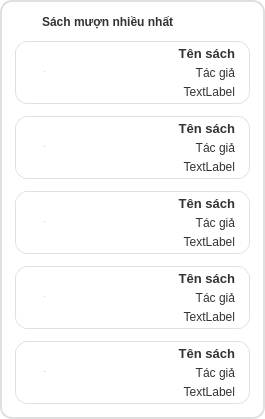
                 <widget class="QWidget" name="verticalWidget_8" native="true">
                  <property name="minimumSize">
                   <size>
                    <width>0</width>
                    <height>0</height>
                   </size>
                  </property>
                  <property name="maximumSize">
                   <size>
                    <width>16777215</width>
                    <height>16777215</height>
                   </size>
                  </property>
                  <property name="styleSheet">
                   <string notr="true">QWidget{background-color: #ffffff;
border: 2px solid #E0E0E0;
border-radius: 12px;
}
QLabel{
	border: 0px solid #E0E0E0;
border: 0px;
color: #333333;

}
QPushButton{
border: 0px;
color: #333333;
}</string>
                  </property>
                  <layout class="QVBoxLayout" name="verticalLayout_46">
                   <property name="spacing">
                    <number>12</number>
                   </property>
                   <property name="leftMargin">
                    <number>15</number>
                   </property>
                   <property name="topMargin">
                    <number>15</number>
                   </property>
                   <property name="rightMargin">
                    <number>15</number>
                   </property>
                   <property name="bottomMargin">
                    <number>15</number>
                   </property>
                   <item>
                    <layout class="QHBoxLayout" name="horizontalLayout_46">
                     <property name="spacing">
                      <number>7</number>
                     </property>
                     <item>
                      <widget class="QPushButton" name="pushButton_5">
                       <property name="maximumSize">
                        <size>
                         <width>20</width>
                         <height>16777215</height>
                        </size>
                       </property>
                       <property name="styleSheet">
                        <string notr="true">border: 0px;</string>
                       </property>
                       <property name="text">
                        <string/>
                       </property>
                       <property name="icon">
                        <iconset resource="resource.qrc">
                         <normaloff>:/icons/icons_/filter.png</normaloff>:/icons/icons_/filter.png</iconset>
                       </property>
                      </widget>
                     </item>
                     <item>
                      <widget class="QLabel" name="label_33">
                       <property name="maximumSize">
                        <size>
                         <width>16777215</width>
                         <height>40</height>
                        </size>
                       </property>
                       <property name="baseSize">
                        <size>
                         <width>0</width>
                         <height>0</height>
                        </size>
                       </property>
                       <property name="font">
                        <font>
                         <family>Segoe UI</family>
                         <bold>true</bold>
                        </font>
                       </property>
                       <property name="styleSheet">
                        <string notr="true">color: #333;</string>
                       </property>
                       <property name="text">
                        <string>Sách mượn nhiều nhất</string>
                       </property>
                      </widget>
                     </item>
                    </layout>
                   </item>
                   <item>
                    <widget class="QWidget" name="muon_nhieu" native="true">
                     <property name="styleSheet">
                      <string notr="true">QWidget{background-color: #ffffff;
border: 1px solid #E0E0E0;
border-radius: 12px;
}
QLabel{
	border: 0px solid #E0E0E0;
}</string>
                     </property>
                     <layout class="QHBoxLayout" name="horizontalLayout_47" stretch="0,1">
                      <property name="spacing">
                       <number>5</number>
                      </property>
                      <property name="leftMargin">
                       <number>5</number>
                      </property>
                      <property name="topMargin">
                       <number>5</number>
                      </property>
                      <property name="rightMargin">
                       <number>5</number>
                      </property>
                      <property name="bottomMargin">
                       <number>5</number>
                      </property>
                      <item>
                       <widget class="QPushButton" name="pushButton_13">
                        <property name="minimumSize">
                         <size>
                          <width>50</width>
                          <height>50</height>
                         </size>
                        </property>
                        <property name="font">
                         <font>
                          <family>Segoe UI</family>
                          <pointsize>-1</pointsize>
                          <bold>true</bold>
                         </font>
                        </property>
                        <property name="styleSheet">
                         <string notr="true">border: 0px;</string>
                        </property>
                        <property name="text">
                         <string>1</string>
                        </property>
                       </widget>
                      </item>
                      <item>
                       <layout class="QVBoxLayout" name="verticalLayout_48">
                        <property name="rightMargin">
                         <number>10</number>
                        </property>
                        <item>
                         <widget class="QLabel" name="sach_muon_nhieu">
                          <property name="sizePolicy">
                           <sizepolicy hsizetype="Preferred" vsizetype="Preferred">
                            <horstretch>0</horstretch>
                            <verstretch>0</verstretch>
                           </sizepolicy>
                          </property>
                          <property name="minimumSize">
                           <size>
                            <width>160</width>
                            <height>0</height>
                           </size>
                          </property>
                          <property name="maximumSize">
                           <size>
                            <width>16777215</width>
                            <height>16777215</height>
                           </size>
                          </property>
                          <property name="font">
                           <font>
                            <family>Segoe UI</family>
                            <pointsize>10</pointsize>
                            <bold>true</bold>
                           </font>
                          </property>
                          <property name="text">
                           <string>Tên sách</string>
                          </property>
                          <property name="alignment">
                           <set>Qt::AlignmentFlag::AlignRight|Qt::AlignmentFlag::AlignTrailing|Qt::AlignmentFlag::AlignVCenter</set>
                          </property>
                         </widget>
                        </item>
                        <item>
                         <widget class="QLabel" name="tac_gia_muon_nhieu">
                          <property name="maximumSize">
                           <size>
                            <width>16777215</width>
                            <height>16777215</height>
                           </size>
                          </property>
                          <property name="text">
                           <string>Tác giả</string>
                          </property>
                          <property name="alignment">
                           <set>Qt::AlignmentFlag::AlignRight|Qt::AlignmentFlag::AlignTrailing|Qt::AlignmentFlag::AlignVCenter</set>
                          </property>
                         </widget>
                        </item>
                        <item>
                         <widget class="QLabel" name="muon_nhieu_info">
                          <property name="minimumSize">
                           <size>
                            <width>160</width>
                            <height>0</height>
                           </size>
                          </property>
                          <property name="maximumSize">
                           <size>
                            <width>16777215</width>
                            <height>16777215</height>
                           </size>
                          </property>
                          <property name="text">
                           <string>TextLabel</string>
                          </property>
                          <property name="alignment">
                           <set>Qt::AlignmentFlag::AlignRight|Qt::AlignmentFlag::AlignTrailing|Qt::AlignmentFlag::AlignVCenter</set>
                          </property>
                         </widget>
                        </item>
                       </layout>
                      </item>
                     </layout>
                    </widget>
                   </item>
                   <item>
                    <widget class="QWidget" name="muon_nhieu_2" native="true">
                     <property name="styleSheet">
                      <string notr="true">QWidget{background-color: #ffffff;
border: 1px solid #E0E0E0;
border-radius: 12px;
}
QLabel{
	border: 0px solid #E0E0E0;
}</string>
                     </property>
                     <layout class="QHBoxLayout" name="horizontalLayout_48" stretch="0,1">
                      <property name="spacing">
                       <number>5</number>
                      </property>
                      <property name="leftMargin">
                       <number>5</number>
                      </property>
                      <property name="topMargin">
                       <number>5</number>
                      </property>
                      <property name="rightMargin">
                       <number>5</number>
                      </property>
                      <property name="bottomMargin">
                       <number>5</number>
                      </property>
                      <item>
                       <widget class="QPushButton" name="pushButton_14">
                        <property name="minimumSize">
                         <size>
                          <width>50</width>
                          <height>50</height>
                         </size>
                        </property>
                        <property name="font">
                         <font>
                          <family>Segoe UI</family>
                          <pointsize>-1</pointsize>
                          <bold>true</bold>
                         </font>
                        </property>
                        <property name="styleSheet">
                         <string notr="true">border: 0px;</string>
                        </property>
                        <property name="text">
                         <string>2</string>
                        </property>
                       </widget>
                      </item>
                      <item>
                       <layout class="QVBoxLayout" name="verticalLayout_49">
                        <property name="rightMargin">
                         <number>10</number>
                        </property>
                        <item>
                         <widget class="QLabel" name="sach_muon_nhieu_2">
                          <property name="sizePolicy">
                           <sizepolicy hsizetype="Preferred" vsizetype="Preferred">
                            <horstretch>0</horstretch>
                            <verstretch>0</verstretch>
                           </sizepolicy>
                          </property>
                          <property name="maximumSize">
                           <size>
                            <width>16777215</width>
                            <height>16777215</height>
                           </size>
                          </property>
                          <property name="font">
                           <font>
                            <family>Segoe UI</family>
                            <pointsize>10</pointsize>
                            <bold>true</bold>
                           </font>
                          </property>
                          <property name="text">
                           <string>Tên sách</string>
                          </property>
                          <property name="alignment">
                           <set>Qt::AlignmentFlag::AlignRight|Qt::AlignmentFlag::AlignTrailing|Qt::AlignmentFlag::AlignVCenter</set>
                          </property>
                         </widget>
                        </item>
                        <item>
                         <widget class="QLabel" name="tac_gia_muon_nhieu_2">
                          <property name="maximumSize">
                           <size>
                            <width>16777215</width>
                            <height>16777215</height>
                           </size>
                          </property>
                          <property name="text">
                           <string>Tác giả</string>
                          </property>
                          <property name="alignment">
                           <set>Qt::AlignmentFlag::AlignRight|Qt::AlignmentFlag::AlignTrailing|Qt::AlignmentFlag::AlignVCenter</set>
                          </property>
                         </widget>
                        </item>
                        <item>
                         <widget class="QLabel" name="muon_nhieu_info_2">
                          <property name="minimumSize">
                           <size>
                            <width>160</width>
                            <height>0</height>
                           </size>
                          </property>
                          <property name="maximumSize">
                           <size>
                            <width>16777215</width>
                            <height>16777215</height>
                           </size>
                          </property>
                          <property name="text">
                           <string>TextLabel</string>
                          </property>
                          <property name="alignment">
                           <set>Qt::AlignmentFlag::AlignRight|Qt::AlignmentFlag::AlignTrailing|Qt::AlignmentFlag::AlignVCenter</set>
                          </property>
                         </widget>
                        </item>
                       </layout>
                      </item>
                     </layout>
                    </widget>
                   </item>
                   <item>
                    <widget class="QWidget" name="muon_nhieu_3" native="true">
                     <property name="styleSheet">
                      <string notr="true">QWidget{background-color: #ffffff;
border: 1px solid #E0E0E0;
border-radius: 12px;
}
QLabel{
	border: 0px solid #E0E0E0;
}</string>
                     </property>
                     <layout class="QHBoxLayout" name="horizontalLayout_49" stretch="0,1">
                      <property name="spacing">
                       <number>5</number>
                      </property>
                      <property name="leftMargin">
                       <number>5</number>
                      </property>
                      <property name="topMargin">
                       <number>5</number>
                      </property>
                      <property name="rightMargin">
                       <number>5</number>
                      </property>
                      <property name="bottomMargin">
                       <number>5</number>
                      </property>
                      <item>
                       <widget class="QPushButton" name="pushButton_16">
                        <property name="minimumSize">
                         <size>
                          <width>50</width>
                          <height>50</height>
                         </size>
                        </property>
                        <property name="font">
                         <font>
                          <family>Segoe UI</family>
                          <pointsize>-1</pointsize>
                          <bold>true</bold>
                         </font>
                        </property>
                        <property name="styleSheet">
                         <string notr="true">border: 0px;</string>
                        </property>
                        <property name="text">
                         <string>3</string>
                        </property>
                       </widget>
                      </item>
                      <item>
                       <layout class="QVBoxLayout" name="verticalLayout_50">
                        <property name="rightMargin">
                         <number>10</number>
                        </property>
                        <item>
                         <widget class="QLabel" name="sach_muon_nhieu_3">
                          <property name="sizePolicy">
                           <sizepolicy hsizetype="Preferred" vsizetype="Preferred">
                            <horstretch>0</horstretch>
                            <verstretch>0</verstretch>
                           </sizepolicy>
                          </property>
                          <property name="maximumSize">
                           <size>
                            <width>16777215</width>
                            <height>16777215</height>
                           </size>
                          </property>
                          <property name="font">
                           <font>
                            <family>Segoe UI</family>
                            <pointsize>10</pointsize>
                            <bold>true</bold>
                           </font>
                          </property>
                          <property name="text">
                           <string>Tên sách</string>
                          </property>
                          <property name="alignment">
                           <set>Qt::AlignmentFlag::AlignRight|Qt::AlignmentFlag::AlignTrailing|Qt::AlignmentFlag::AlignVCenter</set>
                          </property>
                         </widget>
                        </item>
                        <item>
                         <widget class="QLabel" name="tac_gia_muon_nhieu_3">
                          <property name="maximumSize">
                           <size>
                            <width>16777215</width>
                            <height>16777215</height>
                           </size>
                          </property>
                          <property name="text">
                           <string>Tác giả</string>
                          </property>
                          <property name="alignment">
                           <set>Qt::AlignmentFlag::AlignRight|Qt::AlignmentFlag::AlignTrailing|Qt::AlignmentFlag::AlignVCenter</set>
                          </property>
                         </widget>
                        </item>
                        <item>
                         <widget class="QLabel" name="muon_nhieu_info_3">
                          <property name="minimumSize">
                           <size>
                            <width>160</width>
                            <height>0</height>
                           </size>
                          </property>
                          <property name="maximumSize">
                           <size>
                            <width>16777215</width>
                            <height>16777215</height>
                           </size>
                          </property>
                          <property name="text">
                           <string>TextLabel</string>
                          </property>
                          <property name="alignment">
                           <set>Qt::AlignmentFlag::AlignRight|Qt::AlignmentFlag::AlignTrailing|Qt::AlignmentFlag::AlignVCenter</set>
                          </property>
                         </widget>
                        </item>
                       </layout>
                      </item>
                     </layout>
                    </widget>
                   </item>
                   <item>
                    <widget class="QWidget" name="muon_nhieu_4" native="true">
                     <property name="styleSheet">
                      <string notr="true">QWidget{background-color: #ffffff;
border: 1px solid #E0E0E0;
border-radius: 12px;
}
QLabel{
	border: 0px solid #E0E0E0;
}</string>
                     </property>
                     <layout class="QHBoxLayout" name="horizontalLayout_50" stretch="0,1">
                      <property name="spacing">
                       <number>5</number>
                      </property>
                      <property name="leftMargin">
                       <number>5</number>
                      </property>
                      <property name="topMargin">
                       <number>5</number>
                      </property>
                      <property name="rightMargin">
                       <number>5</number>
                      </property>
                      <property name="bottomMargin">
                       <number>5</number>
                      </property>
                      <item>
                       <widget class="QPushButton" name="pushButton_17">
                        <property name="minimumSize">
                         <size>
                          <width>50</width>
                          <height>50</height>
                         </size>
                        </property>
                        <property name="font">
                         <font>
                          <family>Segoe UI</family>
                          <pointsize>-1</pointsize>
                          <bold>true</bold>
                         </font>
                        </property>
                        <property name="styleSheet">
                         <string notr="true">border: 0px;</string>
                        </property>
                        <property name="text">
                         <string>4</string>
                        </property>
                       </widget>
                      </item>
                      <item>
                       <layout class="QVBoxLayout" name="verticalLayout_51">
                        <property name="rightMargin">
                         <number>10</number>
                        </property>
                        <item>
                         <widget class="QLabel" name="sach_muon_nhieu_4">
                          <property name="sizePolicy">
                           <sizepolicy hsizetype="Preferred" vsizetype="Preferred">
                            <horstretch>0</horstretch>
                            <verstretch>0</verstretch>
                           </sizepolicy>
                          </property>
                          <property name="maximumSize">
                           <size>
                            <width>16777215</width>
                            <height>16777215</height>
                           </size>
                          </property>
                          <property name="font">
                           <font>
                            <family>Segoe UI</family>
                            <pointsize>10</pointsize>
                            <bold>true</bold>
                           </font>
                          </property>
                          <property name="text">
                           <string>Tên sách</string>
                          </property>
                          <property name="alignment">
                           <set>Qt::AlignmentFlag::AlignRight|Qt::AlignmentFlag::AlignTrailing|Qt::AlignmentFlag::AlignVCenter</set>
                          </property>
                         </widget>
                        </item>
                        <item>
                         <widget class="QLabel" name="tac_gia_muon_nhieu_4">
                          <property name="maximumSize">
                           <size>
                            <width>16777215</width>
                            <height>16777215</height>
                           </size>
                          </property>
                          <property name="text">
                           <string>Tác giả</string>
                          </property>
                          <property name="alignment">
                           <set>Qt::AlignmentFlag::AlignRight|Qt::AlignmentFlag::AlignTrailing|Qt::AlignmentFlag::AlignVCenter</set>
                          </property>
                         </widget>
                        </item>
                        <item>
                         <widget class="QLabel" name="muon_nhieu_info_4">
                          <property name="minimumSize">
                           <size>
                            <width>0</width>
                            <height>0</height>
                           </size>
                          </property>
                          <property name="maximumSize">
                           <size>
                            <width>16777215</width>
                            <height>16777215</height>
                           </size>
                          </property>
                          <property name="text">
                           <string>TextLabel</string>
                          </property>
                          <property name="alignment">
                           <set>Qt::AlignmentFlag::AlignRight|Qt::AlignmentFlag::AlignTrailing|Qt::AlignmentFlag::AlignVCenter</set>
                          </property>
                         </widget>
                        </item>
                       </layout>
                      </item>
                     </layout>
                    </widget>
                   </item>
                   <item>
                    <widget class="QWidget" name="muon_nhieu_5" native="true">
                     <property name="styleSheet">
                      <string notr="true">QWidget{background-color: #ffffff;
border: 1px solid #E0E0E0;
border-radius: 12px;
}
QLabel{
	border: 0px solid #E0E0E0;
}</string>
                     </property>
                     <layout class="QHBoxLayout" name="horizontalLayout_51" stretch="0,1">
                      <property name="spacing">
                       <number>5</number>
                      </property>
                      <property name="leftMargin">
                       <number>5</number>
                      </property>
                      <property name="topMargin">
                       <number>5</number>
                      </property>
                      <property name="rightMargin">
                       <number>5</number>
                      </property>
                      <property name="bottomMargin">
                       <number>5</number>
                      </property>
                      <item>
                       <widget class="QPushButton" name="pushButton_18">
                        <property name="minimumSize">
                         <size>
                          <width>50</width>
                          <height>50</height>
                         </size>
                        </property>
                        <property name="font">
                         <font>
                          <family>Segoe UI</family>
                          <pointsize>-1</pointsize>
                          <bold>true</bold>
                         </font>
                        </property>
                        <property name="styleSheet">
                         <string notr="true">border: 0px;</string>
                        </property>
                        <property name="text">
                         <string>5</string>
                        </property>
                       </widget>
                      </item>
                      <item>
                       <layout class="QVBoxLayout" name="verticalLayout_52">
                        <property name="rightMargin">
                         <number>10</number>
                        </property>
                        <item>
                         <widget class="QLabel" name="sach_muon_nhieu_5">
                          <property name="sizePolicy">
                           <sizepolicy hsizetype="Preferred" vsizetype="Preferred">
                            <horstretch>0</horstretch>
                            <verstretch>0</verstretch>
                           </sizepolicy>
                          </property>
                          <property name="maximumSize">
                           <size>
                            <width>16777215</width>
                            <height>16777215</height>
                           </size>
                          </property>
                          <property name="font">
                           <font>
                            <family>Segoe UI</family>
                            <pointsize>10</pointsize>
                            <bold>true</bold>
                           </font>
                          </property>
                          <property name="text">
                           <string>Tên sách</string>
                          </property>
                          <property name="alignment">
                           <set>Qt::AlignmentFlag::AlignRight|Qt::AlignmentFlag::AlignTrailing|Qt::AlignmentFlag::AlignVCenter</set>
                          </property>
                         </widget>
                        </item>
                        <item>
                         <widget class="QLabel" name="tac_gia_muon_nhieu_5">
                          <property name="maximumSize">
                           <size>
                            <width>16777215</width>
                            <height>16777215</height>
                           </size>
                          </property>
                          <property name="text">
                           <string>Tác giả</string>
                          </property>
                          <property name="alignment">
                           <set>Qt::AlignmentFlag::AlignRight|Qt::AlignmentFlag::AlignTrailing|Qt::AlignmentFlag::AlignVCenter</set>
                          </property>
                         </widget>
                        </item>
                        <item>
                         <widget class="QLabel" name="muon_nhieu_info_5">
                          <property name="minimumSize">
                           <size>
                            <width>160</width>
                            <height>0</height>
                           </size>
                          </property>
                          <property name="maximumSize">
                           <size>
                            <width>16777215</width>
                            <height>16777215</height>
                           </size>
                          </property>
                          <property name="text">
                           <string>TextLabel</string>
                          </property>
                          <property name="alignment">
                           <set>Qt::AlignmentFlag::AlignRight|Qt::AlignmentFlag::AlignTrailing|Qt::AlignmentFlag::AlignVCenter</set>
                          </property>
                         </widget>
                        </item>
                       </layout>
                      </item>
                     </layout>
                    </widget>
                   </item>
                  </layout>
                 </widget>
